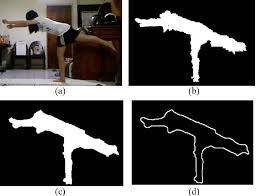
#> input picture sample.jpeg, 256 x 196 px, given in place of the camera
$ python 1.py   (older library calls are emulated)
#> lines starting #> are read from the running program, lines starting #| are printed output that depends on the picture
import cv2
import numpy as np

cap = cv2.VideoCapture(0)
_, first_frame = cap.read()
#> first_frame is the input picture: shape (196, 256, 3); mean B, G, R 75.3, 76.8, 78.8
first_gray = cv2.cvtColor(first_frame, cv2.COLOR_BGR2GRAY)
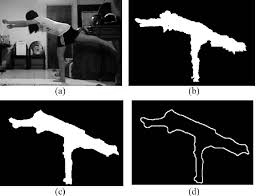
#> first_gray: shape (196, 256); min 0, max 255, mean 77.2
first_gray = cv2.GaussianBlur(first_gray, (5, 5), 0)
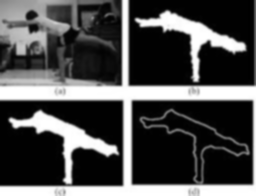
#> first_gray: shape (196, 256); min 0, max 255, mean 77.1
while True:
    _, frame = cap.read()
    gray_frame = cv2.cvtColor(frame, cv2.COLOR_BGR2GRAY)
    gray_frame = cv2.GaussianBlur(gray_frame, (5, 5), 0)
    difference = cv2.absdiff(first_gray, gray_frame)
#> difference: shape (196, 256); every value is 0
    b_frame = cv2.absdiff(first_gray, first_gray)
    _, difference = cv2.threshold(difference, 25, 255, cv2.THRESH_BINARY)
    _, contours, _ = cv2.findContours(difference, cv2.RETR_TREE, cv2.CHAIN_APPROX_NONE)
#> contours = []
    for contour in contours:
        cv2.drawContours(b_frame, contour, -1, (255, 255, 255), 3)
#> this loop made 0 passes
    cv2.imshow("First frame", first_frame)
    cv2.imshow("Frame", frame)
    cv2.imshow("difference", difference)
    cv2.imshow("contour", b_frame)

    key = cv2.waitKey(30)
#> (key q is pressed here)
    if cv2.waitKey(1) & 0xFF == ord("q"):
#> (key q is pressed here)
    	break

cap.release()
cv2.destroyAllWindows()
